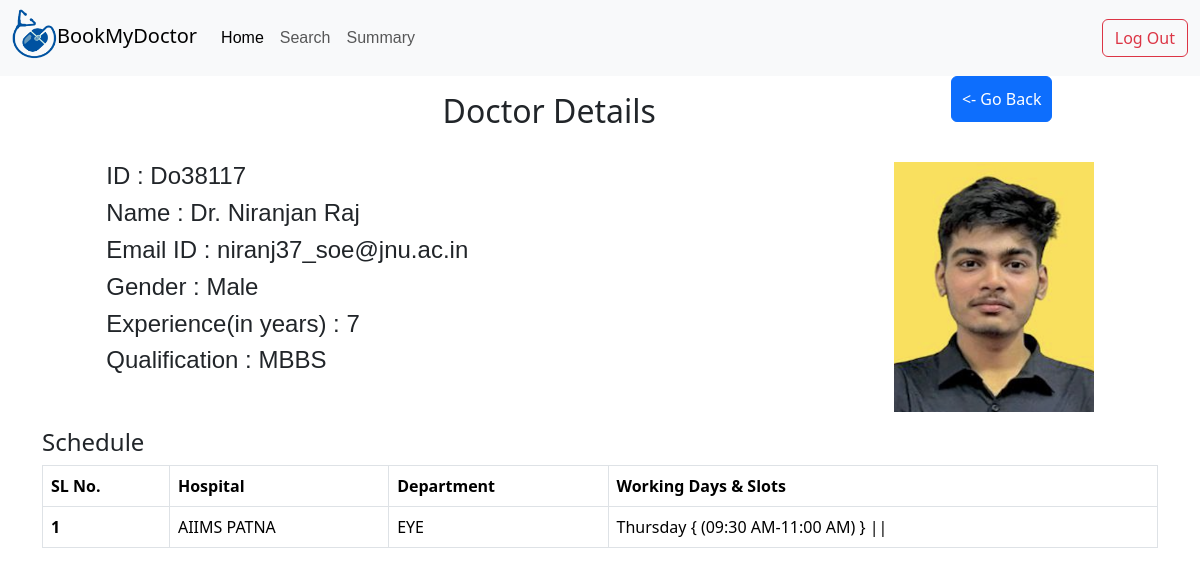
/Do38117/doctor/details, run on the app's committed database.
### application/models.py (models this page shows)
class Doctor(db.Model):
    id=db.Column(db.String(),primary_key=True)
    email=db.Column(db.String())
    password=db.Column(db.String())
    name=db.Column(db.String())
    gender=db.Column(db.String(1))
    qual=db.Column(db.String())
    exp=db.Column(db.Integer)
    photo=db.Column(db.String())
    deptdocs=db.relationship('Deptdoc',backref='doctor')

class Hospital(db.Model):
    id=db.Column(db.String(),primary_key=True)
    name=db.Column(db.String())
    state=db.Column(db.String())
    city=db.Column(db.String())
    nDept=db.Column(db.Integer,default=0)
    rating=db.Column(db.Float,default=0)
    departments=db.relationship('Department',backref='hospital')

class Department(db.Model):
    id=db.Column(db.String(),primary_key=True)
    name=db.Column(db.String())
    nDoc=db.Column(db.Integer,default=0)
    rating=db.Column(db.Float)
    hid=db.Column(db.String(),db.ForeignKey('hospital.id'))
    deptdocs=db.relationship('Deptdoc',backref='department')

### application/controllers.py (the view)
@app.route('/<docId>/doctor/details')
def docDetails(docId):
    deptdocs=[]
    for d in Deptdoc.query.filter_by(docid=docId).all():
        daysrec=Days.query.filter_by(ddid=d.id).all()
        schedule={}
        for day in daysrec:
            slots=Slots.query.filter_by(daysid=day.id).all()
            if(days[day.day] in schedule):
                schedule[days[day.day]]+=[(i.from_.strftime('%I:%M %p'),i.to.strftime('%I:%M %p')) for i in slots]
            else:
                schedule[days[day.day]]=[(i.from_.strftime('%I:%M %p'),i.to.strftime('%I:%M %p')) for i in slots]
        dept=Department.query.get(d.deptid)
        hosp=Hospital.query.get(dept.hid)
        deptdocs.append((hosp,dept,schedule))
    return render_template('doctor_details.html',doctor=Doctor.query.get(docId),deptdocs=deptdocs)

### templates/doctor_details.html (shortened to what this page needs)
{%extends 'adminbase.html'%}
{%block content%}
   <div class="d-flex justify-content-around">
      <h2 class="text-center mt-3 mb-3">Doctor Details</h2>
   <div>
      <a type="button" class="btn btn-primary" href="/admin/dashboard" ><- Go Back </a>
    </div>
   </div>
   <div class="d-flex justify-content-around mt-3 mb-3" style="font-family: sans-serif;">
      <div>
         <h4>ID : {{doctor.id}}</h4>
         <h4>Name : Dr. {{doctor.name}}</h4>
         <h4>Email ID : {{doctor.email}}</h4>
         <h4>Gender : {{doctor.gender}}</h4>
         <h4>Experience(in years) : {{doctor.exp}}</h4>
         <h4>Qualification : {{doctor.qual}}</h4>
         </div>
      <img src="/static/images/{{doctor.photo}}" width="200" height="250">
   </div>
   <div class="container table-responsive">
      <h4>Schedule</h4>
      <table class="table table-hover table-bordered table-responsive">
         <thead>
           <tr>
             <th scope="col">SL No.</th>
             <th scope="col">Hospital</th>
             <th scope="col">Department</th>
             <th scope="col">Working Days & Slots</th>
           </tr>
         </thead>
         <tbody>
           {%for hosp,dept,schedule in deptdocs%}
           <tr>
             <th scope="row">{{loop.index}}</th>
             <td>{{hosp.name}}</td>
             <td>{{dept.name}}</td>
             <td>{%for s in schedule%}{{s}} { {%for sc in schedule[s]%}({{sc[0]}}-{{sc[1]}}) {%endfor%} } || {%endfor%}</td>
           </tr>
          {%endfor%}
         </tbody>
       </table>
   </div>
{%endblock%}

### static/detailsbase.css (style rules this page uses)
.btn.btn.btn-primary { padding: 10px; }

### data on the page
Doctor: id "Do38117", name "Niranjan Raj", email "niranj37_soe@jnu.ac.in", gender "Male", exp "7", qual "MBBS", photo (picture)
Hospital: name "AIIMS PATNA", name "EYE", schedule "Thursday", sc "09:30 AM", sc "11:00 AM"
